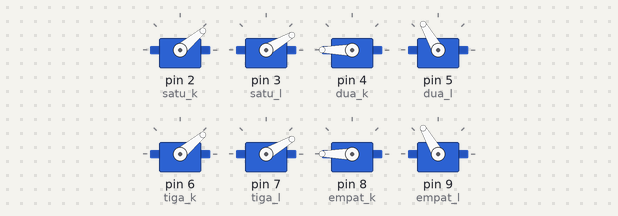
A sketch run on a simulated Arduino Uno, built with avr-gcc and run on an emulated ATmega328P. Shown: 8 × servo.

Above: at 4.05 s.
At 4.2 s:
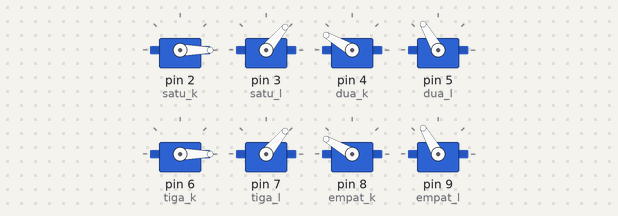
At 4.3 s:
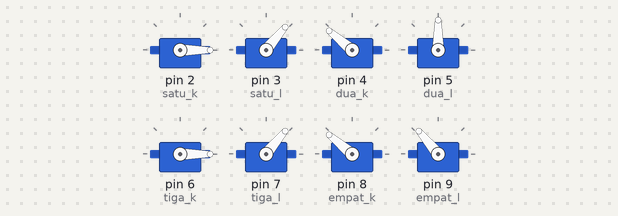
At 4.4 s:
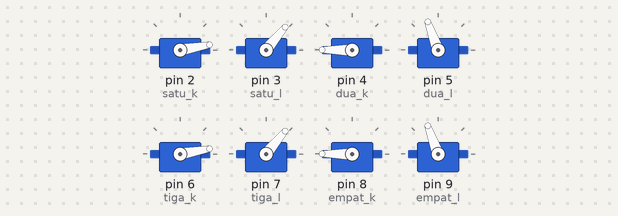
Timing chart, 0 to 7.0 s (numbered marks = the images above):
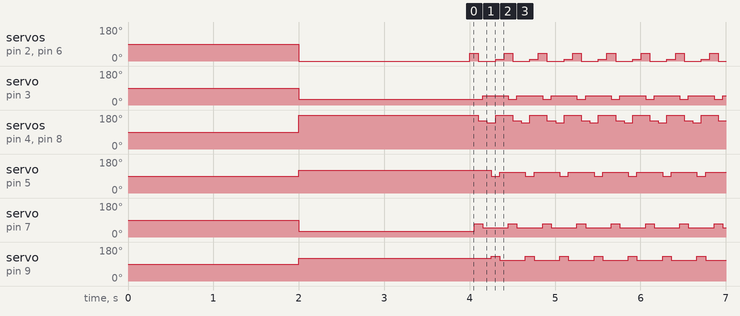

The sketch:

minikame-4kaki.ino
```cpp
#include <Servo.h>

Servo satu_k;  // satu_k berarti servo pada kaki kiri atas
Servo satu_l;  // satu_k berarti servo pada lengan kiri atas
Servo dua_k;
Servo dua_l;
Servo tiga_k;
Servo tiga_l;
Servo empat_k;
Servo empat_l;

byte mula_k = 0;
byte mula_l = 30;

byte beda_k = 180;
byte beda_l = 90;


void setup() {
  satu_k.attach(2);
  satu_l.attach(3);
  dua_k.attach(4);
  dua_l.attach(5);
  tiga_k.attach(6);
  tiga_l.attach(7);
  empat_k.attach(8);
  empat_l.attach(9);


  satu_k.write(90);
  satu_l.write(90);

  dua_k.write(90);
  dua_l.write(90);

  tiga_k.write(90);
  tiga_l.write(90);

  empat_k.write(90);
  empat_l.write(90);
  delay(2000);
  //
  satu_k.write(mula_k);
  satu_l.write(mula_l);

  dua_k.write(mula_k + beda_k);
  dua_l.write(mula_l + beda_l);

  tiga_k.write(mula_k);
  tiga_l.write(mula_l);

  empat_k.write(mula_k + beda_k);
  empat_l.write(mula_l + beda_l);
  delay(2000);

}

void loop() {
  maju(50, 20, 10);

}

// kec = kecepatan
// l = cakupan lengan
// a = sudut angkat kaki
void maju(int kec, byte l, byte a){

  //hormat
  satu_k.write(mula_k + 40);
  tiga_k.write(mula_k + 40);
  delay(kec);
  satu_l.write(mula_l);
  tiga_l.write(mula_l + 30 + 10);
  delay(kec);
  dua_k.write(140 + a);
  empat_k.write(140 + a);
  satu_k.write(mula_k);
  tiga_k.write(mula_k);
  delay(kec);
  satu_l.write(mula_l + l);
  tiga_l.write(mula_l + l);
  delay(kec);

  // hormat kebalik
  dua_k.write(140);
  empat_k.write(140);
  delay(kec);
  dua_l.write(mula_k + beda_l);
  empat_l.write(mula_k + beda_l + 30 + 10);
  delay(kec);
  satu_k.write(mula_k + a);
  tiga_k.write(mula_k + a);
  dua_k.write(mula_k + beda_k);
  empat_k.write(mula_k + beda_k);
  delay(kec);
  dua_l.write(mula_k + beda_l + l);
  empat_l.write(mula_k + beda_l + l);
  delay(kec);

}

void geserKiri(int kec, byte l, byte a){
  satu_k.write(mula_k + 40);
  tiga_k.write(mula_k + 40);
  delay(kec);
  satu_l.write(mula_l);
  tiga_l.write(mula_l);
}
```

Measured:
- by itself, servo on pin 2 (satu_k), servo on pin 6 (tiga_k): repeats every 0.40 s: 40° 0.10 s, 0° 0.20 s, 10° 0.10 s
- by itself, servo on pin 3 (satu_l): repeats every 0.40 s: 50° 0.30 s, 30° 0.10 s
- by itself, servo on pin 4 (dua_k), servo on pin 8 (empat_k): repeats every 0.40 s: 150° 0.10 s, 140° 0.10 s, 180° 0.20 s
- by itself, servo on pin 5 (dua_l): repeats every 0.40 s: 90° 0.10 s, 110° 0.30 s
- by itself, servo on pin 7 (tiga_l): repeats every 0.40 s: 70° 0.10 s, 50° 0.30 s
- by itself, servo on pin 9 (empat_l): repeats every 0.40 s: 130° 0.10 s, 110° 0.30 s
